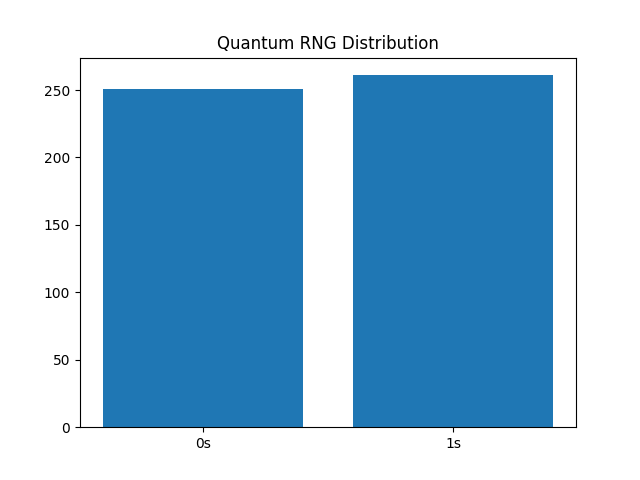

This chart was generated by the following Python code:
# Quantum Random Number Generator (QRNG) vs Classical RNG

from qiskit import QuantumCircuit, transpile
from qiskit_aer import Aer
import random
import matplotlib.pyplot as plt


# -------------------------------
# STEP 1: Quantum RNG Function
# -------------------------------

def quantum_random_bits(num_bits=512):
    backend = Aer.get_backend("aer_simulator")

    qc = QuantumCircuit(1, 1)

    bits = []

    for _ in range(num_bits):
        qc.h(0)
        qc.measure(0, 0)

        qc_transpiled = transpile(qc, backend)
        job = backend.run(qc_transpiled, shots=1)
        result = job.result()

        counts = result.get_counts()
        bit = list(counts.keys())[0]  # '0' or '1'

        bits.append(int(bit))

        qc.reset(0)  # reset for next iteration

    return bits


# -------------------------------
# STEP 2: Classical RNG Function
# -------------------------------

def classical_random_bits(num_bits=512):
    return [random.randint(0, 1) for _ in range(num_bits)]


# -------------------------------
# STEP 3: Generate Data
# -------------------------------

num_bits = 512

quantum_bits = quantum_random_bits(num_bits)
classical_bits = classical_random_bits(num_bits)


# -------------------------------
# STEP 4: Basic Statistical Comparison
# -------------------------------

def analyze(bits):
    zeros = bits.count(0)
    ones = bits.count(1)
    return zeros, ones


q_zeros, q_ones = analyze(quantum_bits)
c_zeros, c_ones = analyze(classical_bits)


print("\n===== Randomness Comparison =====")
print(f"Quantum RNG   → 0s: {q_zeros}, 1s: {q_ones}")
print(f"Classical RNG → 0s: {c_zeros}, 1s: {c_ones}")


# -------------------------------
# STEP 5: Plot Comparison
# -------------------------------

labels = ['0s', '1s']

fig=plt.figure()
plt.bar(labels, [q_zeros, q_ones])
plt.title("Quantum RNG Distribution")
fig.savefig("Ex_Prg7.15.png")

plt.figure()
plt.bar(labels, [c_zeros, c_ones])
plt.title("Classical RNG Distribution")

plt.show()
plt.savefig("Ex_Prg7.15_Classical.png") 
